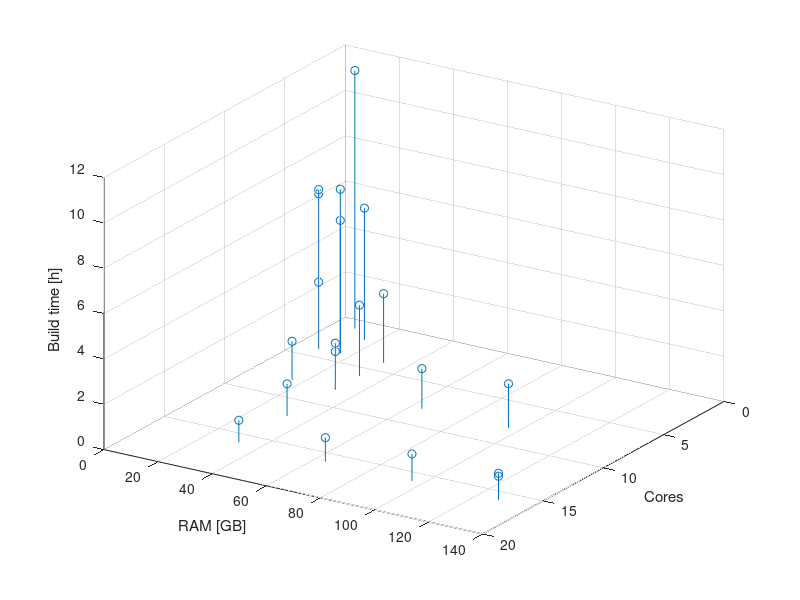
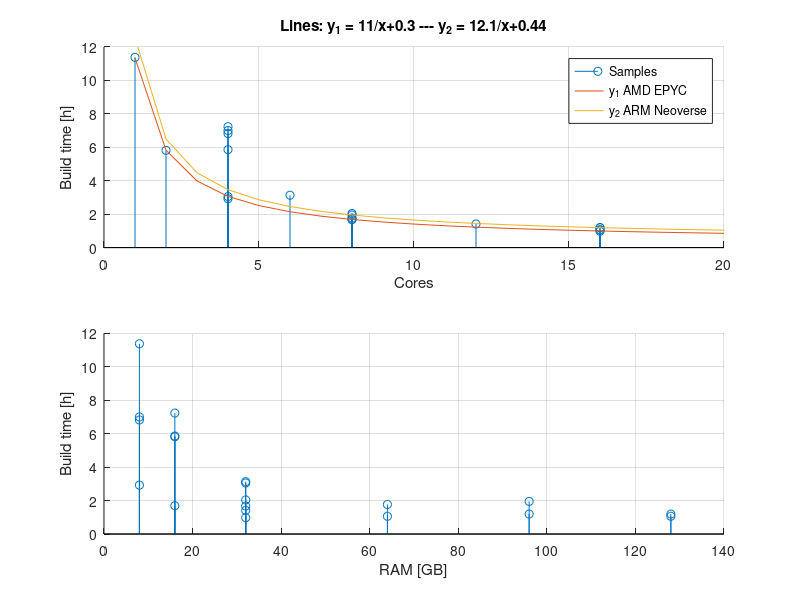

The MATLAB source for these figures, in order:
#!/usr/bin/env octave-cli

clear

%%%%%%%%%%%%%%%%%%%%%%%%%%%%%%%%%%%%%%%%%%%%%%%%%%%%%%%%%%%%%%%%%%%%%%%%
% Misc hardware
%%%%%%%%%%%%%%%%%%%%%%%%%%%%%%%%%%%%%%%%%%%%%%%%%%%%%%%%%%%%%%%%%%%%%%%%

data_misc = [
%                             0_HD
%                      Total  1_SSD  Avail. Used
%   Machine Cores GHz  RAM_GB 2_NVMe RAM_GB Swap_GB Image_s SDK_s
    1       4     3.0  16     0      10     0       14315   6784
    2       4     2.0  16     1      14     0       15404   10638
    3.1     4     2.2  8      1      7.2    0       15133   10079
    4.1     4     1.6  8      0      7.3    0       14631   9926
    5.1     6     1.9  32     1      30     0       6598    4675
    1010    12    4.0  32     1      30     0       2973    2116
    1011    8     3.8  32     1      30     0       4329    3006
    1012    16    3.7  128    2      124    0       2214    1602
    1013    16    3.2  128    2      124    0       2471    1824
];

cores_misc = data_misc(:,2);
ram_misc = data_misc(:,4);
time_misc = (data_misc(:,8) + data_misc(:,9)) / 3600;

%%%%%%%%%%%%%%%%%%%%%%%%%%%%%%%%%%%%%%%%%%%%%%%%%%%%%%%%%%%%%%%%%%%%%%%%
% Virtual Server, AMD EPYC-Rome Processor @ 2 GHz
% Best fit for y = A/x + B
%%%%%%%%%%%%%%%%%%%%%%%%%%%%%%%%%%%%%%%%%%%%%%%%%%%%%%%%%%%%%%%%%%%%%%%%

data_AMD_EPYC = [
%                             0_HD
%                      Total  1_SSD  Avail. Used
%   Machine Cores GHz  RAM_GB 2_NVMe RAM_GB Swap_GB Image_s SDK_s
    1001    16    2.0  64     2      61     0       2194    1620
    1002    8     2.0  64     2      62     0       3668    2691
    1003    16    2.0  32     2      30     0       1950    1561
    1004    8     2.0  32     2      30     0       3539    2481
    1005    4     2.0  32     2      30     0       6507    4483
    1006    8     2.0  16     2      15     0       3576    2522
    1007    4     2.0  8      2      7.3    0       6139    4389
    1008    2     2.0  16     2      15     0       12573   8367
    1009    1     2.0  8      2      7.3    0       24870   16095
];

cores_AMD_EPYC = data_AMD_EPYC(:,2);
ram_AMD_EPYC = data_AMD_EPYC(:,4);
time_AMD_EPYC = (data_AMD_EPYC(:,8) + data_AMD_EPYC(:,9)) / 3600;

Y = time_AMD_EPYC;
X = [1./cores_AMD_EPYC ones(length(cores_AMD_EPYC), 1)];

% Least squares
W = inv(X' * X) * X' * Y;
A1 = W(1)
B1 = W(2)

%%%%%%%%%%%%%%%%%%%%%%%%%%%%%%%%%%%%%%%%%%%%%%%%%%%%%%%%%%%%%%%%%%%%%%%%
% Virtual Server, ARM Neoverse-N1 @ 2GHz
% Best fit for y = A/x + B
%%%%%%%%%%%%%%%%%%%%%%%%%%%%%%%%%%%%%%%%%%%%%%%%%%%%%%%%%%%%%%%%%%%%%%%%

data_ARM_Neoverse = [
%                             0_HD
%                      Total  1_SSD  Avail. Used
%   Machine Cores GHz  RAM_GB 2_NVMe RAM_GB Swap_GB Image_s SDK_s
    1101    16    2.0  96     -1     92     0       2370    1926
    1102     8    2.0  96     -1     93     0       4077    2945
];

cores_ARM_Neoverse = data_ARM_Neoverse(:,2);
ram_ARM_Neoverse = data_ARM_Neoverse(:,4);
time_ARM_Neoverse = (data_ARM_Neoverse(:,8) + data_ARM_Neoverse(:,9)) / 3600;

Y = time_ARM_Neoverse;
X = [1./cores_ARM_Neoverse ones(length(cores_ARM_Neoverse), 1)];

% Least squares
W = inv(X' * X) * X' * Y;
A2 = W(1)
B2 = W(2)

%%%%%%%%%%%%%%%%%%%%%%%%%%%%%%%%%%%%%%%%%%%%%%%%%%%%%%%%%%%%%%%%%%%%%%%%
% Agregate all data
%%%%%%%%%%%%%%%%%%%%%%%%%%%%%%%%%%%%%%%%%%%%%%%%%%%%%%%%%%%%%%%%%%%%%%%%

cores_all = [cores_misc; cores_AMD_EPYC; cores_ARM_Neoverse];
ram_all   = [ram_misc;   ram_AMD_EPYC;   ram_ARM_Neoverse];
time_all  = [time_misc;  time_AMD_EPYC;  time_ARM_Neoverse];

%%%%%%%%%%%%%%%%%%%%%%%%%%%%%%%%%%%%%%%%%%%%%%%%%%%%%%%%%%%%%%%%%%%%%%%%
% Figure 1
%%%%%%%%%%%%%%%%%%%%%%%%%%%%%%%%%%%%%%%%%%%%%%%%%%%%%%%%%%%%%%%%%%%%%%%%

figure(1),clf
hold on

stem3(cores_all, ram_all, time_all, 'o')
xmin = xlim()(1);
xmax = xlim()(2);
ymin = ylim()(1);
ymax = ylim()(2);
nticks = min(length(xticks()),length(yticks()));

% No negative build time
axis([axis() 0 ceil(max(time_all))])

xlabel('Cores')
ylabel('RAM [GB]')
zlabel('Build time [h]')
az = 180 - 57.5;
el = 30;
view(az, el)
grid on

hold off

print images/build-time-1.svg

%%%%%%%%%%%%%%%%%%%%%%%%%%%%%%%%%%%%%%%%%%%%%%%%%%%%%%%%%%%%%%%%%%%%%%%%
% Figure 2.a
%%%%%%%%%%%%%%%%%%%%%%%%%%%%%%%%%%%%%%%%%%%%%%%%%%%%%%%%%%%%%%%%%%%%%%%%

figure(2),clf

subplot(2,1,1)
hold on

stem(cores_all, time_all, 'o')
xmin = xlim()(1);
xmax = xlim()(2);

% Equation
x = (xmin:xmax)';
y1 = A1 ./ x + B1;
y2 = A2 ./ x + B2;
plot(x, [y1, y2], '-')

% No negative build time
a = axis(); a(3) = 0; a(4) = ceil(max(time_all)); axis(a)
eq_2a1 = sprintf('y_1 = %.3g/x% +.2g', [A1 B1])
eq_2a2 = sprintf('y_2 = %.3g/x% +.2g', [A2 B2])
title(['Lines: ', eq_2a1, ' --- ', eq_2a2])
xlabel('Cores')
ylabel('Build time [h]')
legend({
    'Samples',
    'y_1 AMD EPYC',
    'y_2 ARM Neoverse',
    })
grid on

hold off

%%%%%%%%%%%%%%%%%%%%%%%%%%%%%%%%%%%%%%%%%%%%%%%%%%%%%%%%%%%%%%%%%%%%%%%%
% Figure 2.b
%%%%%%%%%%%%%%%%%%%%%%%%%%%%%%%%%%%%%%%%%%%%%%%%%%%%%%%%%%%%%%%%%%%%%%%%

subplot(2,1,2)
hold on

stem(ram_all, time_all, 'o')
xmin = xlim()(1);
xmax = xlim()(2);

% No negative build time
a = axis(); a(3) = 0; a(4) = ceil(max(time_all)); axis(a)

xlabel('RAM [GB]')
ylabel('Build time [h]')
grid on

hold off

print images/build-time-2.svg
